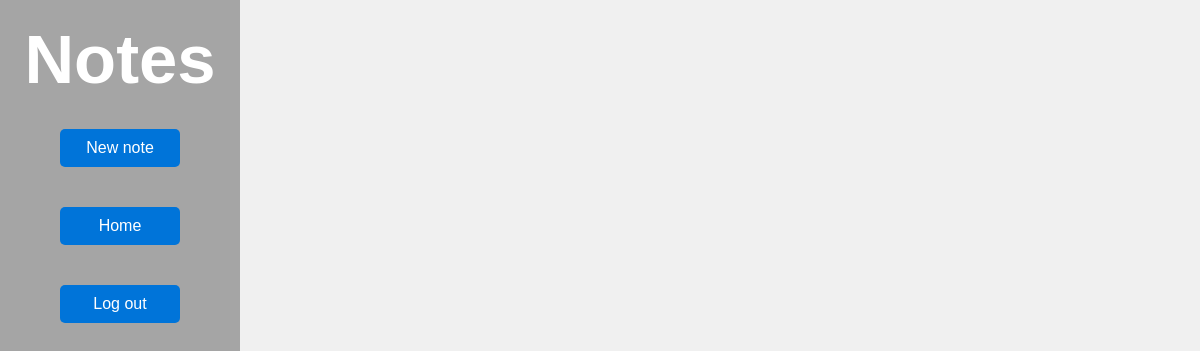
The page /fonot/file_list/ (signed in) on the database as committed earlier.
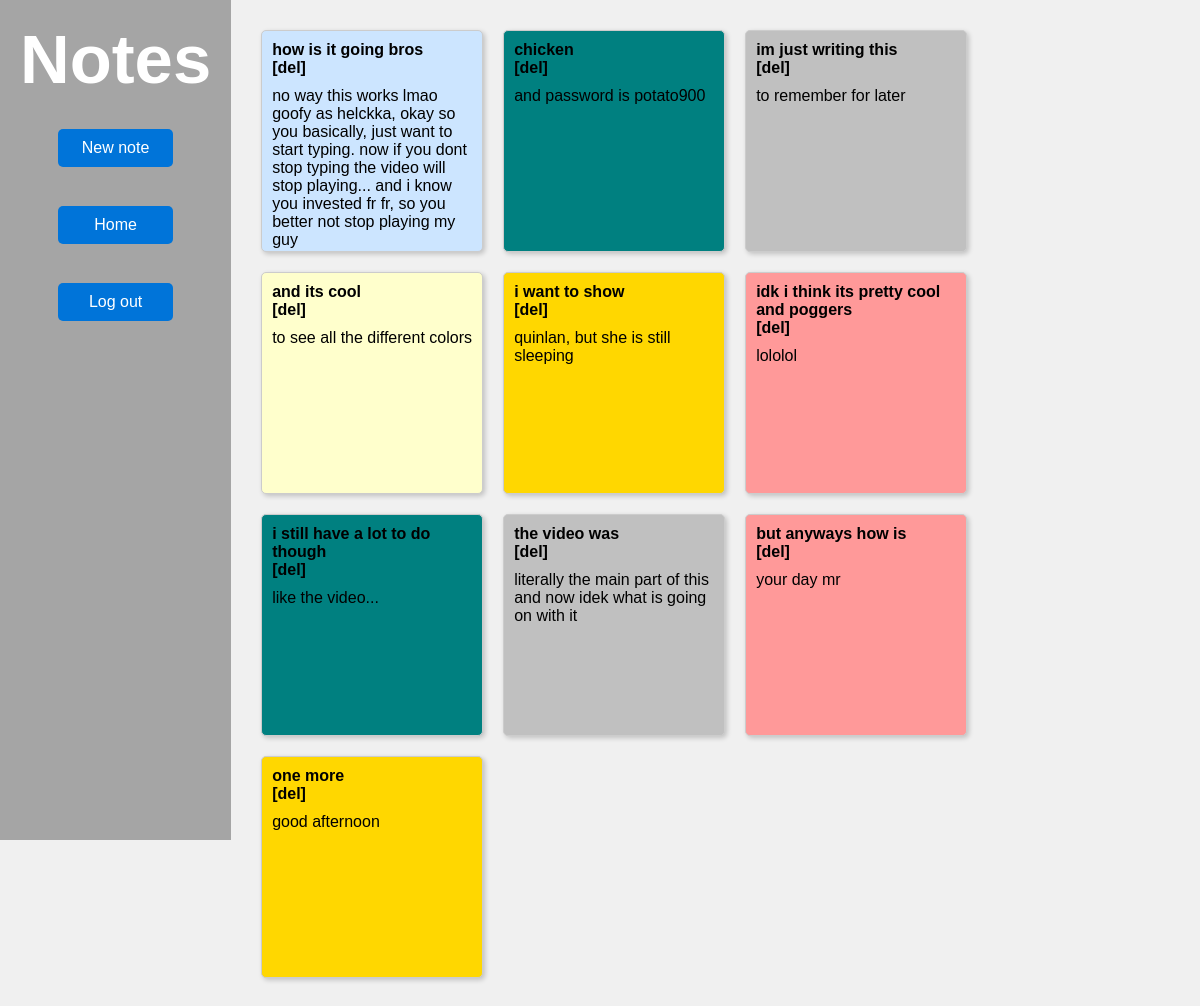
The same page on the database as committed later.
### fonot/models.py (models this page shows)
class Note(models.Model):
    user = models.ForeignKey(User, on_delete=models.CASCADE)
    title = models.CharField(max_length=255)
    content = models.TextField()
    color = models.CharField(max_length=7, default='#FFFFCC')

### fonot/views.py (the view)
# urls.py: path('file_list/', views.file_list, name='file_list'),
def file_list(request):
    notes = Note.objects.filter(user=request.user)
    return render(request, 'fonot/file_list.html', {'notes': notes})

### fonot/templates/fonot/file_list.html (shortened to what this page needs)
<!DOCTYPE html>
<html>
<head>
</head>
<body>
    <div class="container">
        <div class="sidebar">
            <h1>Notes</h1>
            <a class="create-link" href="{% url 'create_file' %}">
                <button class="custom-button" style="">New note</button>
            </a>
            <a class="create-link" href="{% url 'home' %}">
                <button class="custom-button" style="">Home</button>
            </a>
            <a class="create-link" href="{% url 'user_logout' %}">
                <button class="custom-button" style="">Log out</button>
            </a>
        </div>
        <div class="content">
            <div class="note-list">
                {% for note in notes %}
                    <div class="note" style="background-color: {{ note.color }};">
                        <a href="{% url 'edit_file' note.id %}">{{ note.title }}</a>
                        <div class="delete-button">
                            <a href="{% url 'delete_file' note.id %}">[del]</a>
                        </div>
                        <p>{{ note.content }}</p>
                    </div>
                {% endfor %}
            </div>
        </div>
    </div>
</body>
</html>

### fonot/templates/fonot/file_list.html (style rules this page uses)
body { font-family: Arial, sans-serif; background-color: #f0f0f0; margin: 0; padding: 0; }
.container { display: flex; }
.sidebar { background-color: #a5a5a5; color: white; width: 200px; height: 100vh; padding: 20px; text-align: center; }
.content { flex-grow: 1; padding: 20px; }
h1 { margin: 0; font-size: 4.3em; }
.note-list { display: flex; flex-wrap: wrap; }
.note { background-color: #FFFFCC; padding: 10px; margin: 10px; width: 200px; height: 200px; border: 1px solid #ccc; border-radius: 5px; box-shadow: 2px 2px 5px rgba(0, 0, 0, 0.2); }
.note a { font-weight: bold; color: #000000; text-decoration: none; }
.note p { margin: 10px 0; }
a.create-link { display: block; margin-top: 20px; color: #0074D9; text-decoration: none; font-weight: bold; }
.custom-button { background-color: #0074D9; color: white; border: none; padding: 10px 10px; font-size: 16px; border-radius: 5px; cursor: pointer; margin: 5%; width: 60%; }

Rows that differ between the two databases and show on the page:
added Note: title "how is it going bros", content "no way this works lmao goofy as helckka, okay so you basically, just want to start typing. now if you dont stop typing the video will stop playing... and i know you invested fr fr, so you better not stop playing my guy", color "#CCE5FF" (drawn)
added Note: title "chicken", content "and password is potato900", color "#008080" (drawn)
added Note: title "im just writing this", content "to remember for later", color "#C0C0C0" (drawn)
added Note: title "and its cool", content "to see all the different colors", color "#FFFFCC" (drawn)
added Note: title "i want to show", content "quinlan, but she is still sleeping", color "#FFD700" (drawn)
added Note: title "idk i think its pretty cool and poggers", content "lololol", color "#FF9999" (drawn)
added Note: title "i still have a lot to do though", content "like the video...", color "#008080" (drawn)
added Note: title "the video was", content "literally the main part of this and now idek what is going on with it", color "#C0C0C0" (drawn)
added Note: title "but anyways how is", content "your day mr", color "#FF9999" (drawn)
added Note: title "one more", content "good afternoon", color "#FFD700" (drawn)
